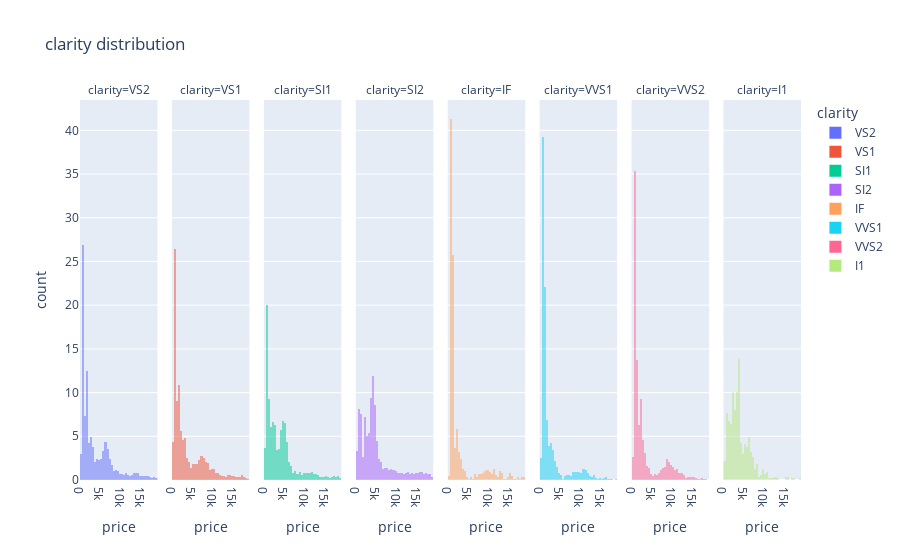

Notebook code for this chart:
### Code cell
px.histogram(data_frame=df, 
             x='price',
             color='clarity', 
             histnorm='percent', 
             barmode='overlay',
             title='clarity distribution',
             nbins=40, 
             facet_col ='clarity')

### Figure 1 — Plotly figure (JSON) as saved in the notebook; plotly's stock layout.template omitted (floating-point values rounded to 4 significant figures; data arrays with more than 128 entries replaced by an {"elided": "..."} marker saying what was removed)
{"data": [{"alignmentgroup": "True", "bingroup": "x", "histnorm": "percent", "hovertemplate": "clarity=VS2<br>price=%{x}<br>count=%{y}<extra></extra>", "legendgroup": "VS2", "marker": {"color": "#636efa", "opacity": 0.5}, "name": "VS2", "nbinsx": 40, "offsetgroup": "VS2", "orientation": "v", "showlegend": true, "type": "histogram", "x": {"elided": "9248 int values"}, "xaxis": "x", "yaxis": "y"}, {"alignmentgroup": "True", "bingroup": "x", "histnorm": "percent", "hovertemplate": "clarity=VS1<br>price=%{x}<br>count=%{y}<extra></extra>", "legendgroup": "VS1", "marker": {"color": "#EF553B", "opacity": 0.5}, "name": "VS1", "nbinsx": 40, "offsetgroup": "VS1", "orientation": "v", "showlegend": true, "type": "histogram", "x": {"elided": "6065 int values"}, "xaxis": "x2", "yaxis": "y2"}, {"alignmentgroup": "True", "bingroup": "x", "histnorm": "percent", "hovertemplate": "clarity=SI1<br>price=%{x}<br>count=%{y}<extra></extra>", "legendgroup": "SI1", "marker": {"color": "#00cc96", "opacity": 0.5}, "name": "SI1", "nbinsx": 40, "offsetgroup": "SI1", "orientation": "v", "showlegend": true, "type": "histogram", "x": {"elided": "9749 int values"}, "xaxis": "x3", "yaxis": "y3"}, {"alignmentgroup": "True", "bingroup": "x", "histnorm": "percent", "hovertemplate": "clarity=SI2<br>price=%{x}<br>count=%{y}<extra></extra>", "legendgroup": "SI2", "marker": {"color": "#ab63fa", "opacity": 0.5}, "name": "SI2", "nbinsx": 40, "offsetgroup": "SI2", "orientation": "v", "showlegend": true, "type": "histogram", "x": {"elided": "6925 int values"}, "xaxis": "x4", "yaxis": "y4"}, {"alignmentgroup": "True", "bingroup": "x", "histnorm": "percent", "hovertemplate": "clarity=IF<br>price=%{x}<br>count=%{y}<extra></extra>", "legendgroup": "IF", "marker": {"color": "#FFA15A", "opacity": 0.5}, "name": "IF", "nbinsx": 40, "offsetgroup": "IF", "orientation": "v", "showlegend": true, "type": "histogram", "x": {"elided": "1327 int values"}, "xaxis": "x5", "yaxis": "y5"}, {"alignmentgroup": "True", "bingroup": "x", "histnorm": "percent", "hovertemplate": "clarity=VVS1<br>price=%{x}<br>count=%{y}<extra></extra>", "legendgroup": "VVS1", "marker": {"color": "#19d3f3", "opacity": 0.5}, "name": "VVS1", "nbinsx": 40, "offsetgroup": "VVS1", "orientation": "v", "showlegend": true, "type": "histogram", "x": {"elided": "2774 int values"}, "xaxis": "x6", "yaxis": "y6"}, {"alignmentgroup": "True", "bingroup": "x", "histnorm": "percent", "hovertemplate": "clarity=VVS2<br>price=%{x}<br>count=%{y}<extra></extra>", "legendgroup": "VVS2", "marker": {"color": "#FF6692", "opacity": 0.5}, "name": "VVS2", "nbinsx": 40, "offsetgroup": "VVS2", "orientation": "v", "showlegend": true, "type": "histogram", "x": {"elided": "3799 int values"}, "xaxis": "x7", "yaxis": "y7"}, {"alignmentgroup": "True", "bingroup": "x", "histnorm": "percent", "hovertemplate": "clarity=I1<br>price=%{x}<br>count=%{y}<extra></extra>", "legendgroup": "I1", "marker": {"color": "#B6E880", "opacity": 0.5}, "name": "I1", "nbinsx": 40, "offsetgroup": "I1", "orientation": "v", "showlegend": true, "type": "histogram", "x": {"elided": "563 int values"}, "xaxis": "x8", "yaxis": "y8"}], "layout": {"annotations": [{"font": {}, "showarrow": false, "text": "clarity=VS2", "x": 0.05375, "xanchor": "center", "xref": "paper", "y": 1, "yanchor": "bottom", "yref": "paper"}, {"font": {}, "showarrow": false, "text": "clarity=VS1", "x": 0.1812, "xanchor": "center", "xref": "paper", "y": 1, "yanchor": "bottom", "yref": "paper"}, {"font": {}, "showarrow": false, "text": "clarity=SI1", "x": 0.3087, "xanchor": "center", "xref": "paper", "y": 1, "yanchor": "bottom", "yref": "paper"}, {"font": {}, "showarrow": false, "text": "clarity=SI2", "x": 0.4363, "xanchor": "center", "xref": "paper", "y": 1, "yanchor": "bottom", "yref": "paper"}, {"font": {}, "showarrow": false, "text": "clarity=IF", "x": 0.5637, "xanchor": "center", "xref": "paper", "y": 1, "yanchor": "bottom", "yref": "paper"}, {"font": {}, "showarrow": false, "text": "clarity=VVS1", "x": 0.6912, "xanchor": "center", "xref": "paper", "y": 1, "yanchor": "bottom", "yref": "paper"}, {"font": {}, "showarrow": false, "text": "clarity=VVS2", "x": 0.8188, "xanchor": "center", "xref": "paper", "y": 1, "yanchor": "bottom", "yref": "paper"}, {"font": {}, "showarrow": false, "text": "clarity=I1", "x": 0.9463, "xanchor": "center", "xref": "paper", "y": 1, "yanchor": "bottom", "yref": "paper"}], "autosize": true, "barmode": "overlay", "legend": {"title": {"text": "clarity"}, "tracegroupgap": 0}, "title": {"text": "clarity distribution"}, "xaxis": {"anchor": "y", "autorange": true, "domain": [0, 0.1075], "range": [-0.5, 19000.0], "title": {"text": "price"}, "type": "linear"}, "xaxis2": {"anchor": "y2", "autorange": true, "domain": [0.1275, 0.235], "matches": "x", "range": [-0.5, 19000.0], "title": {"text": "price"}, "type": "linear"}, "xaxis3": {"anchor": "y3", "autorange": true, "domain": [0.255, 0.3625], "matches": "x", "range": [-0.5, 19000.0], "title": {"text": "price"}, "type": "linear"}, "xaxis4": {"anchor": "y4", "autorange": true, "domain": [0.3825, 0.49], "matches": "x", "range": [-0.5, 19000.0], "title": {"text": "price"}, "type": "linear"}, "xaxis5": {"anchor": "y5", "autorange": true, "domain": [0.51, 0.6175], "matches": "x", "range": [-0.5, 19000.0], "title": {"text": "price"}, "type": "linear"}, "xaxis6": {"anchor": "y6", "autorange": true, "domain": [0.6375, 0.745], "matches": "x", "range": [-0.5, 19000.0], "title": {"text": "price"}, "type": "linear"}, "xaxis7": {"anchor": "y7", "autorange": true, "domain": [0.765, 0.8725], "matches": "x", "range": [-0.5, 19000.0], "title": {"text": "price"}, "type": "linear"}, "xaxis8": {"anchor": "y8", "autorange": true, "domain": [0.8925, 1], "matches": "x", "range": [-0.5, 19000.0], "title": {"text": "price"}, "type": "linear"}, "yaxis": {"anchor": "x", "autorange": true, "domain": [0, 1], "range": [0, 43.47], "title": {"text": "count"}}, "yaxis2": {"anchor": "x2", "autorange": true, "domain": [0, 1], "matches": "y", "range": [0, 43.47], "showticklabels": false}, "yaxis3": {"anchor": "x3", "autorange": true, "domain": [0, 1], "matches": "y", "range": [0, 43.47], "showticklabels": false}, "yaxis4": {"anchor": "x4", "autorange": true, "domain": [0, 1], "matches": "y", "range": [0, 43.47], "showticklabels": false}, "yaxis5": {"anchor": "x5", "autorange": true, "domain": [0, 1], "matches": "y", "range": [0, 43.47], "showticklabels": false}, "yaxis6": {"anchor": "x6", "autorange": true, "domain": [0, 1], "matches": "y", "range": [0, 43.47], "showticklabels": false}, "yaxis7": {"anchor": "x7", "autorange": true, "domain": [0, 1], "matches": "y", "range": [0, 43.47], "showticklabels": false}, "yaxis8": {"anchor": "x8", "autorange": true, "domain": [0, 1], "matches": "y", "range": [0, 43.47], "showticklabels": false}}}
